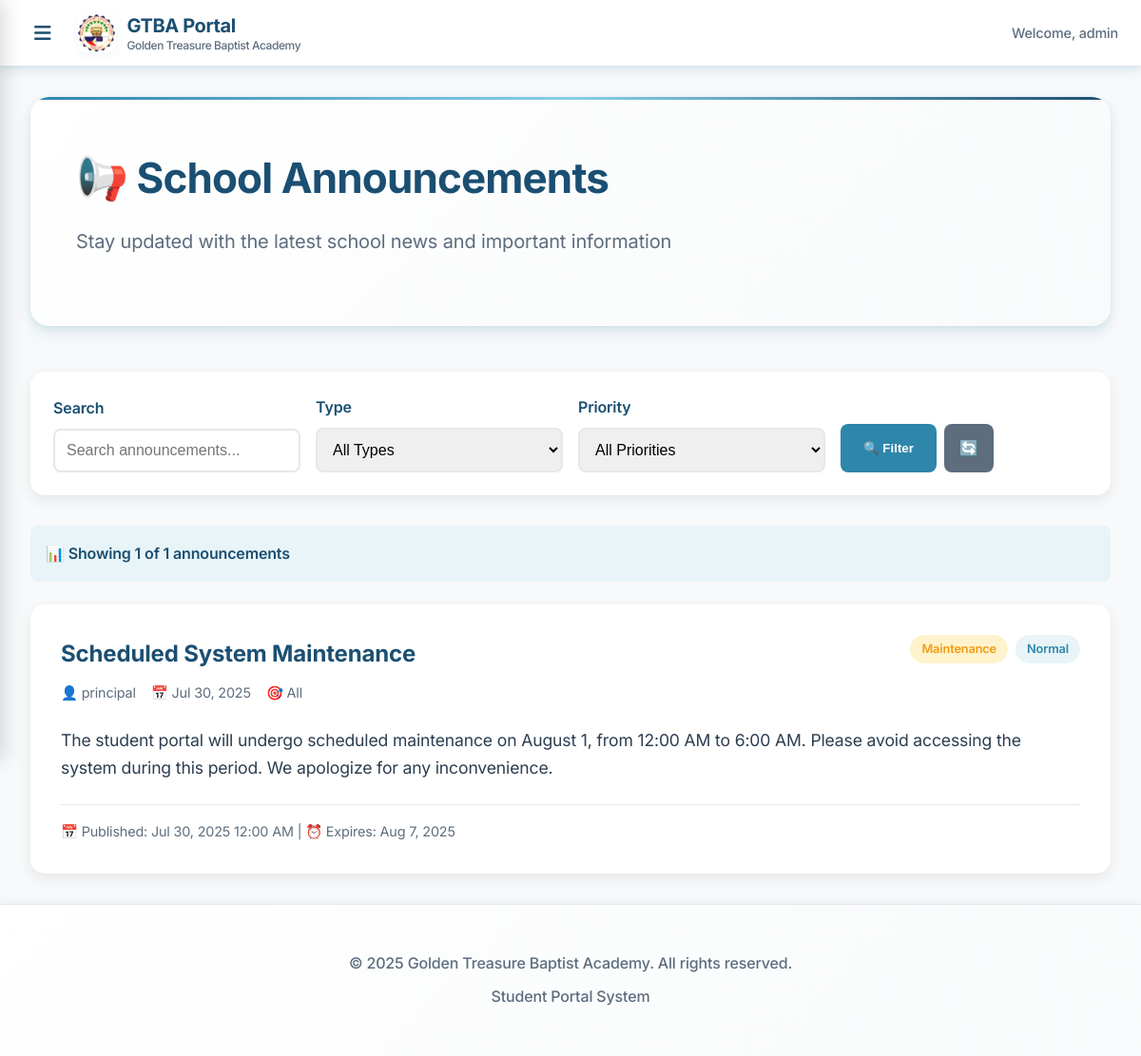
The page /shared/announcements.php (signed in) on the database its author committed.
### tables this page shows
CREATE TABLE `announcements` (
  `id` int NOT NULL,
  `title` varchar(255) NOT NULL,
  `content` text NOT NULL,
  `announcement_type` enum('General','Academic','Event','Emergency','Holiday','Maintenance') DEFAULT 'General',
  `target_audience` enum('All','Students','Teachers','Staff','Specific Grade') DEFAULT 'All',
  `target_grade_level_id` int DEFAULT NULL,
  `priority` enum('Low','Normal','High','Urgent') DEFAULT 'Normal',
  `is_published` tinyint(1) DEFAULT '0',
  `is_pinned` tinyint(1) DEFAULT '0',
  `publish_date` date NOT NULL,
  `expiry_date` date DEFAULT NULL,
  `has_attachments` tinyint(1) DEFAULT '0',
  `attachment_count` int DEFAULT '0',
  `created_by` int NOT NULL,
  `created_at` timestamp NULL DEFAULT CURRENT_TIMESTAMP,
  `updated_at` timestamp NULL DEFAULT CURRENT_TIMESTAMP ON UPDATE CURRENT_TIMESTAMP
);

CREATE TABLE `users` (
  `id` int NOT NULL,
  `username` varchar(50) NOT NULL,
  `email` varchar(100) NOT NULL,
  `profile_picture` varchar(255) DEFAULT NULL,
  `password` varchar(255) NOT NULL,
  `role_id` int NOT NULL,
  `is_active` tinyint(1) DEFAULT '1',
  `archived_at` timestamp NULL DEFAULT NULL,
  `email_verified_at` timestamp NULL DEFAULT NULL,
  `remember_token` varchar(100) DEFAULT NULL,
  `created_at` timestamp NULL DEFAULT CURRENT_TIMESTAMP,
  `updated_at` timestamp NULL DEFAULT CURRENT_TIMESTAMP ON UPDATE CURRENT_TIMESTAMP
);

### shared/announcements.php (the view, shortened to what this page needs)
<?php
try {
    $database = new Database();
    $db = $database->connect();
    $user_role = $_SESSION['role'] ?? '';
    $page = isset($_GET['page']) ? (int)$_GET['page'] : 1;
    $per_page = 10;
    $offset = ($page - 1) * $per_page;
    $type_filter = isset($_GET['type']) ? $_GET['type'] : '';
    $priority_filter = isset($_GET['priority']) ? $_GET['priority'] : '';
    $search = isset($_GET['search']) ? trim($_GET['search']) : '';
    $where_conditions = ["a.is_published = 1"];
    $params = [];
    switch ($user_role) {
        case 'admin':
        case 'finance':
        case 'registrar':
            $where_conditions[] = "(a.target_audience = 'All' OR a.target_audience = 'Staff')";
            break;
    }
    $where_clause = implode(' AND ', $where_conditions);
    $count_query = "SELECT COUNT(*) as total
                    FROM announcements a
                    LEFT JOIN users u ON a.created_by = u.id
                    WHERE $where_clause";
    $count_stmt = $db->prepare($count_query);
    $count_stmt->execute($params);
    $total_announcements = $count_stmt->fetch(PDO::FETCH_ASSOC)['total'];
    $query = "SELECT a.*, u.username as created_by_username
              FROM announcements a
              LEFT JOIN users u ON a.created_by = u.id
              WHERE $where_clause
              ORDER BY a.is_pinned DESC, a.created_at DESC
              LIMIT $per_page OFFSET $offset";
    $stmt = $db->prepare($query);
    $stmt->execute($params);
    $announcements = $stmt->fetchAll(PDO::FETCH_ASSOC);
} catch (Exception $e) {
    $error_message = "Unable to load announcements: " . $e->getMessage();
    $announcements = [];
    $total_pages = 1;
}
include '../includes/header.php';
?>
<div class="welcome-section">
    <h1 class="welcome-title">📢 School Announcements</h1>
    <p class="welcome-subtitle">Stay updated with the latest school news and important information</p>
</div>
<div style="background: var(--white); border-radius: 15px; padding: 1.5rem; margin-bottom: 2rem; box-shadow: 0 5px 15px rgba(0,0,0,0.08);">
    <form method="GET" style="display: grid; grid-template-columns: repeat(auto-fit, minmax(200px, 1fr)); gap: 1rem; align-items: end;">
        <div>
            <label style="display: block; margin-bottom: 0.5rem; font-weight: 600; color: var(--dark-blue);">Search</label>
            <input type="text" name="search" value="<?= htmlspecialchars($search) ?>"
                   placeholder="Search announcements..."
                   style="width: 100%; padding: 0.75rem; border: 2px solid var(--border-gray); border-radius: 8px; font-size: 1rem;">
        </div>
        <div>
            <label style="display: block; margin-bottom: 0.5rem; font-weight: 600; color: var(--dark-blue);">Type</label>
            <select name="type" style="width: 100%; padding: 0.75rem; border: 2px solid var(--border-gray); border-radius: 8px; font-size: 1rem;">
                <option value="">All Types</option>
            </select>
        </div>
        <div>
            <label style="display: block; margin-bottom: 0.5rem; font-weight: 600; color: var(--dark-blue);">Priority</label>
            <select name="priority" style="width: 100%; padding: 0.75rem; border: 2px solid var(--border-gray); border-radius: 8px; font-size: 1rem;">
                <option value="">All Priorities</option>
            </select>
        </div>
        <div style="display: flex; gap: 0.5rem;">
            <button type="submit" style="padding: 0.75rem 1.5rem; background: var(--primary-blue); color: white; border: none; border-radius: 8px; font-weight: 600; cursor: pointer;">
                🔍 Filter
            </button>
            <a href="announcements.php" style="padding: 0.75rem 1rem; background: var(--gray); color: white; text-decoration: none; border-radius: 8px; font-weight: 600; display: inline-flex; align-items: center;">
                🔄
            </a>
        </div>
    </form>
</div>
<div style="margin-bottom: 1.5rem; padding: 1rem; background: var(--light-blue); border-radius: 8px;">
    <p style="margin: 0; color: var(--dark-blue); font-weight: 600;">
        📊 Showing <?= count($announcements) ?> of <?= $total_announcements ?> announcements
    </p>
</div>
<?php if (empty($announcements)): ?>
    <div style="padding: 3rem; background: var(--white); border-radius: 15px; text-align: center; box-shadow: 0 5px 15px rgba(0,0,0,0.08);">
        <h3 style="color: var(--gray); margin-bottom: 1rem;">📭 No Announcements Found</h3>
        <p style="color: var(--gray); margin: 0;">
            <?php if (!empty($search) || !empty($type_filter) || !empty($priority_filter)): ?>
                Try adjusting your filters to see more announcements.
            <?php else: ?>
                There are no announcements available at this time.
            <?php endif; ?>
        </p>
    </div>
<?php else: ?>
    <div style="display: grid; gap: 1.5rem;">
        <?php foreach ($announcements as $announcement): ?>
            <div class="announcement-card"
                 style="background: var(--white); border-radius: 15px; padding: 2rem; box-shadow: 0 5px 15px rgba(0,0,0,0.08);
                        <?= $announcement['is_pinned'] ? 'border: 2px solid var(--warning); box-shadow: 0 5px 20px rgba(255,193,7,0.2);' : '' ?>">
                <div style="display: flex; justify-content: space-between; align-items: start; margin-bottom: 1.5rem; gap: 1rem;">
                    <div style="flex: 1;">
                        <div style="display: flex; align-items: center; gap: 1rem; margin-bottom: 0.5rem; flex-wrap: wrap;">
                            <h2 style="margin: 0; color: var(--dark-blue); font-size: 1.5rem;">
                                <?= $announcement['is_pinned'] ? '📌 ' : '' ?><?= htmlspecialchars($announcement['title']) ?>
                            </h2>
                        </div>
                        <div style="display: flex; align-items: center; gap: 1rem; flex-wrap: wrap; font-size: 0.9rem; color: var(--gray);">
                            <span>
                                👤 <?= htmlspecialchars($announcement['created_by_username']) ?>
                            </span>
                            <span>
                                📅 <?= date('M j, Y', strtotime($announcement['created_at'])) ?>
                            </span>
                            <span>
                                🎯 <?= htmlspecialchars($announcement['target_audience']) ?>
                            </span>
                        </div>
                    </div>
                    <div style="display: flex; gap: 0.5rem; flex-wrap: wrap;">
                        <span class="type-badge type-<?= strtolower($announcement['announcement_type']) ?>"
                              style="padding: 0.25rem 0.75rem; border-radius: 20px; font-size: 0.8rem; font-weight: 600; white-space: nowrap;
                                     background: var(--light-blue); color: var(--primary-blue);">
                            <?= htmlspecialchars($announcement['announcement_type']) ?>
                        </span>
                        <span class="priority-badge priority-<?= strtolower($announcement['priority']) ?>"
                              style="padding: 0.25rem 0.75rem; border-radius: 20px; font-size: 0.8rem; font-weight: 600; white-space: nowrap;
                                     <?php
                                     $priority_colors = [
                                         'low' => 'background: var(--light-gray); color: var(--gray);',
                                         'normal' => 'background: var(--light-blue); color: var(--primary-blue);',
                                         'high' => 'background: var(--warning-light); color: var(--warning);',
                                         'urgent' => 'background: var(--danger-light); color: var(--danger);'
                                     ];
                                     echo $priority_colors[strtolower($announcement['priority'])] ?? $priority_colors['normal'];
                                     ?>">
                            <?= htmlspecialchars($announcement['priority']) ?>
                        </span>
                    </div>
                </div>
                <div style="margin-bottom: 1.5rem;">
                    <div style="color: var(--black); line-height: 1.6; font-size: 1.1rem;">
                        <?= nl2br(htmlspecialchars($announcement['content'])) ?>
                    </div>
                </div>
                <div style="display: flex; justify-content: between; align-items: center; padding-top: 1rem; border-top: 1px solid var(--border-gray); font-size: 0.9rem; color: var(--gray);">
                    <div>
                        📅 Published: <?= date('M j, Y g:i A', strtotime($announcement['publish_date'])) ?>
                        <?php if ($announcement['expiry_date']): ?>
                            | ⏰ Expires: <?= date('M j, Y', strtotime($announcement['expiry_date'])) ?>
                        <?php endif; ?>
                    </div>
                </div>
            </div>
        <?php endforeach; ?>
    </div>
<?php endif; ?>
<?php
$content = ob_get_clean();
echo $content;
include '../includes/footer.php';
?>

### assets/css/style.css (style rules this page uses)
:root { --primary-blue: #2E86AB; --light-blue: #E8F4F8; --accent-blue: #87CEEB; --dark-blue: #1B4F72; --white: #FFFFFF; --black: #2C3E50; --gray: #5D6D7E; --light-gray: #F8F9FA; --border-gray: #E5E8EB; --success: #27AE60; --danger: #E74C3C; --warning: #F39C12; --info: #3498DB; --success-light: #D5EDDA; --danger-light: #F8D7DA; --warning-light: #FFF3CD; --info-light: #D1ECF1; --success-dark: #155724; --danger-dark: #721C24; --warning-dark: #856404; --info-dark: #0C5460; --shadow-light: rgba(46, 134, 171, 0.08); --shadow-medium: rgba(46, 134, 171, 0.15); --shadow-dark: rgba(46, 134, 171, 0.25); }
* { margin: 0; padding: 0; box-sizing: border-box; }
body { font-family: 'Inter', 'Segoe UI', system-ui, -apple-system, sans-serif; background: linear-gradient(135deg, var(--light-blue) 0%, var(--white) 50%, #F4F8FB 100%); color: var(--black); min-height: 100vh; line-height: 1.7; font-size: 16px; letter-spacing: -0.01em; }
.welcome-section { background: linear-gradient(135deg, var(--white) 0%, #f8fafb 100%); border-radius: 20px; padding: 3rem; margin-bottom: 3rem; box-shadow: 0 8px 24px var(--shadow-light), 0 4px 8px var(--shadow-medium); position: relative; overflow: hidden; }
.welcome-section::before { content: ''; position: absolute; top: 0; left: 0; right: 0; height: 3px; background: linear-gradient(90deg, var(--primary-blue), var(--accent-blue), var(--dark-blue)); }
.welcome-title { color: var(--dark-blue); font-size: 2.75rem; margin-bottom: 0.75rem; font-weight: 700; letter-spacing: -0.02em; }
.welcome-subtitle { color: var(--gray); font-size: 1.25rem; margin-bottom: 1.5rem; font-weight: 400; }

### shared/announcements.php (style rules this page uses)
.type-badge.type-maintenance { background: var(--warning-light) !important; color: var(--warning) !important; }

### rows shown on the page
announcements: title "Scheduled System Maintenance", created_by.username "principal", created_at "Jul 30, 2025", target_audience "All", announcement_type "Maintenance", priority "Normal", content "The student portal will undergo scheduled maintenance on August 1, from 12:00 AM to 6:00 AM. Please avoid accessing the system during this period. We apologize for any inconvenience.", publish_date "Jul 30, 2025 12:00 AM", expiry_date "Aug 7, 2025"

### other values the page prints
$_SESSION['username'] "admin"
count($announcements) "1"
$total_announcements "1"
